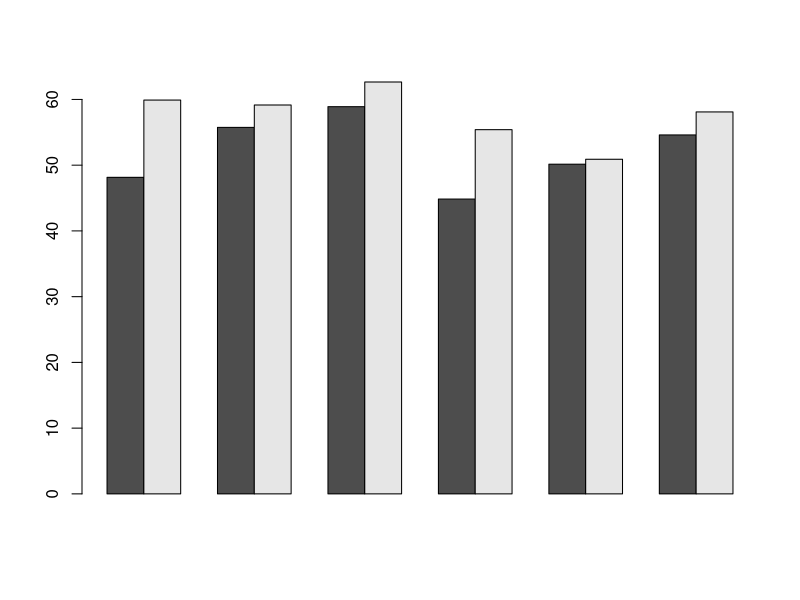
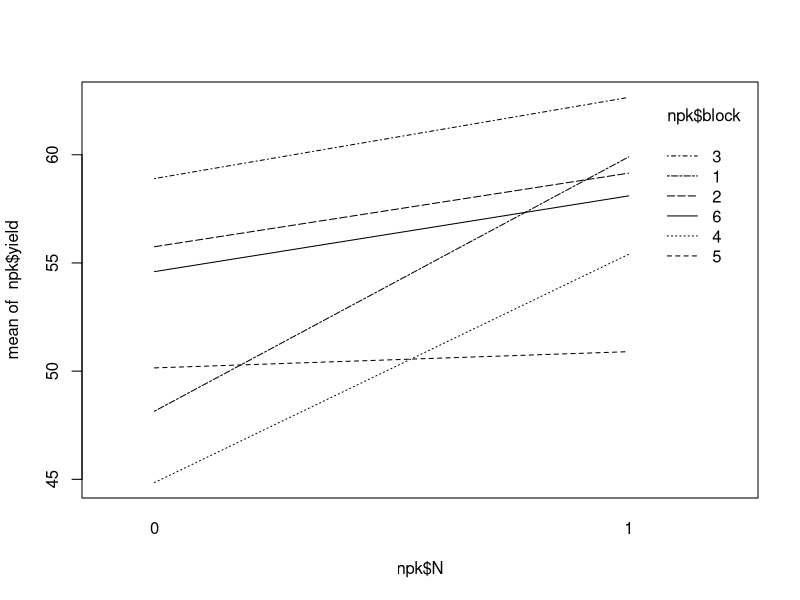
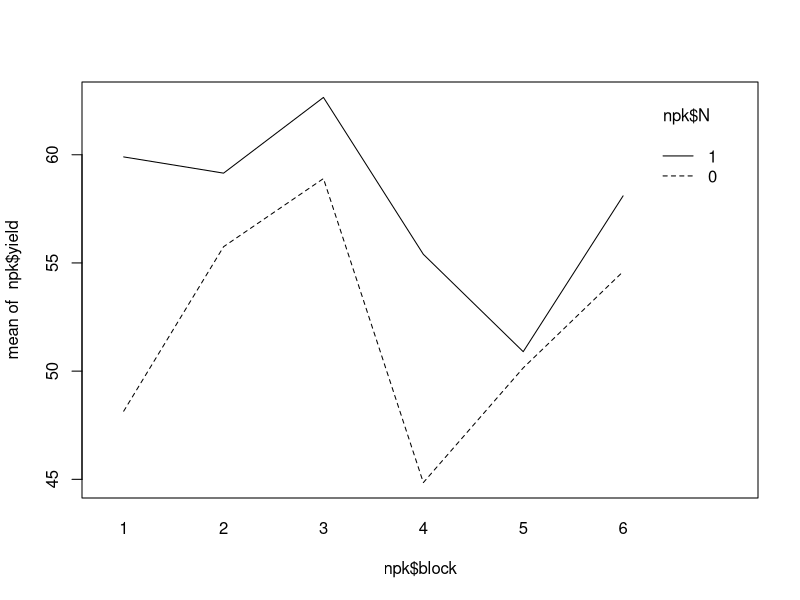
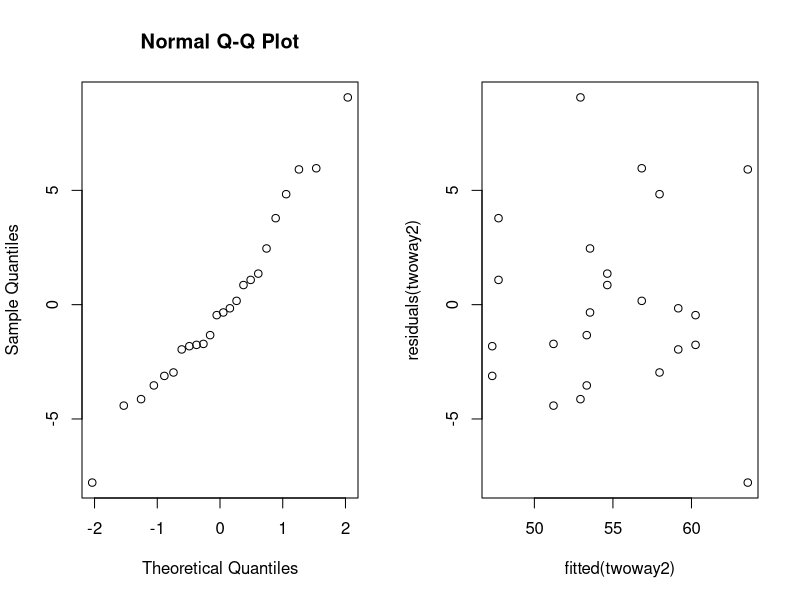

Here is the R script that generated these plots, in order: (Note: this script raises an error after producing the figures.)

## EXERCISE 4A
my.data = npk; my.data
my.data$yield = NULL
my.vec = c(0,0,0,0,0,0,0,0,0,0,0,0,0,0,0,0,0,0,0,0,0,0,0,0)
my.data$N = my.vec
my.data$P = my.vec
my.data$K = my.vec
my.data
for (i in 1:6) {
  nitr = sample.int(4,2); nitr
  phoss = sample.int(4,2); phoss 
  k = sample.int(4,2); k
  
  nitr = nitr + (4 * (i-1)); nitr
  phoss = phoss + (4 * (i-1)); phoss
  k = k + (4 * (i-1));k
  my.data$N[nitr] = 1; my.data$N[nitr]
  my.data$P[phoss] = 1;
  my.data$K[k] = 1;
  
}
# randomized soil additives per block
my.data


##  EXERCISE 4B
nitr = numeric(6)
nonitr = numeric(6)
for (i in 1:6){
  
  for (j in 0:1){
    cat("block", i, "N", j)
    mean = mean(npk[npk$block == i & npk$N == j,]$yield) 
    print(mean)
    
    if (j == 0){
      nonitr[i] = mean
    }
    else{
      nitr[i] = mean
    }
    
    
  }
}
nitr
nonitr
blocks = seq(1:6)
test = rbind(nonitr,nitr)
barplot(test,beside=T)


## EXERCISE 4C
npk$block = as.factor(npk$block)
npk$N = as.factor(npk$N)

df = npk[c("yield","block","N")]

# two way anova
twoway = lm(yield~block*N,data=df)
anova(twoway)


# not sign. interaction parameter, also interaction plots as evidence for gamma_ij = 0 (parallel).
interaction.plot(npk$N,npk$block,npk$yield); interaction.plot(npk$block,npk$N,npk$yield)

# -> compute anova on additive model
twoway2  = lm(yield~block+N,data=df)

# we obtain sign. values for block and N.
anova(twoway2)
summary(twoway2)
confint(twoway2)

# seems normally distributed residuals
par(mfrow=c(1,2)); qqnorm(residuals(twoway2))
plot(fitted(twoway2),residuals(twoway2))


# was it sensible to also include 'block' as factor in this model? --> comment
# yes, because significant (?)
# or no, because it changes nothing (except for location?) -> as N(PK) is distr. differently across every block and 
# there is no way of describing the difference of how this distr. is affecting the yield


# no friedman test! we need 24 blocks for this, to differentiate. see slide 37 of lec. 5 for explanation of this
friedman.test(npk$yield,npk$N,npk$block)



## EXERCISE 4D
npk
pairwise_N = lm(yield ~ N*block + P + K,data=npk)
pairwise_P = lm(yield ~ P*block + N + K,data=npk)
pairwise_K = lm(yield ~ K*block + P + N,data=npk)

anova(pairwise_N)
anova(pairwise_P)
anova(pairwise_K)

additive = lm(yield ~ N+P+K+block, data=npk)
anova(additive)

# make 3 models -> two way anova
# lm(yield ~ N*block + P + K), etc...
# favorite model is without pairwise interaction term (so no block), just additive


### EXERCISE 4E

library(lme4)
mer1 = lmer(yield ~ N+P+K+(1|block),data=npk,REML=FALSE)
mer2 = lmer(yield ~ P+K+(1|block),data=npk,REML=FALSE)
anova(mer1,mer2)

# we see that anova of two models results in sign. p value. s.t. N has a significant impact on the yield.
# compare to 4C!



